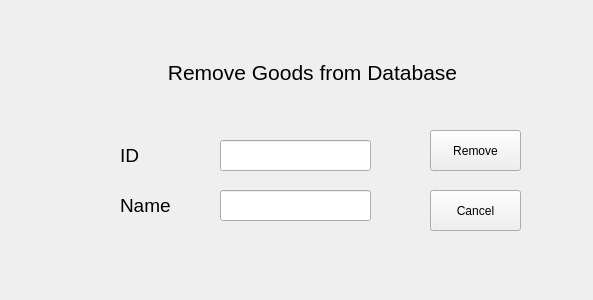
<?xml version="1.0" encoding="UTF-8"?>
<ui version="4.0">
 <class>RemoveGoodsForm</class>
 <widget class="QWidget" name="RemoveGoodsForm">
  <property name="geometry">
   <rect>
    <x>0</x>
    <y>0</y>
    <width>593</width>
    <height>300</height>
   </rect>
  </property>
  <property name="windowTitle">
   <string>Form</string>
  </property>
  <widget class="QPushButton" name="pushButton_2">
   <property name="geometry">
    <rect>
     <x>430</x>
     <y>190</y>
     <width>91</width>
     <height>41</height>
    </rect>
   </property>
   <property name="text">
    <string>Cancel</string>
   </property>
  </widget>
  <widget class="QLineEdit" name="lineEdit">
   <property name="geometry">
    <rect>
     <x>220</x>
     <y>140</y>
     <width>151</width>
     <height>31</height>
    </rect>
   </property>
  </widget>
  <widget class="QLabel" name="label_3">
   <property name="geometry">
    <rect>
     <x>120</x>
     <y>190</y>
     <width>71</width>
     <height>31</height>
    </rect>
   </property>
   <property name="font">
    <font>
     <pointsize>14</pointsize>
    </font>
   </property>
   <property name="text">
    <string>Name</string>
   </property>
  </widget>
  <widget class="QPushButton" name="pushButton">
   <property name="geometry">
    <rect>
     <x>430</x>
     <y>130</y>
     <width>91</width>
     <height>41</height>
    </rect>
   </property>
   <property name="text">
    <string>Remove</string>
   </property>
  </widget>
  <widget class="QLabel" name="label_2">
   <property name="geometry">
    <rect>
     <x>120</x>
     <y>140</y>
     <width>71</width>
     <height>31</height>
    </rect>
   </property>
   <property name="font">
    <font>
     <pointsize>14</pointsize>
    </font>
   </property>
   <property name="text">
    <string>ID</string>
   </property>
  </widget>
  <widget class="QLabel" name="label">
   <property name="geometry">
    <rect>
     <x>140</x>
     <y>60</y>
     <width>345</width>
     <height>25</height>
    </rect>
   </property>
   <property name="font">
    <font>
     <pointsize>16</pointsize>
    </font>
   </property>
   <property name="text">
    <string>Remove Goods from Database</string>
   </property>
   <property name="alignment">
    <set>Qt::AlignCenter</set>
   </property>
  </widget>
  <widget class="QLineEdit" name="lineEdit_2">
   <property name="geometry">
    <rect>
     <x>220</x>
     <y>190</y>
     <width>151</width>
     <height>31</height>
    </rect>
   </property>
  </widget>
 </widget>
 <resources/>
 <connections/>
</ui>
